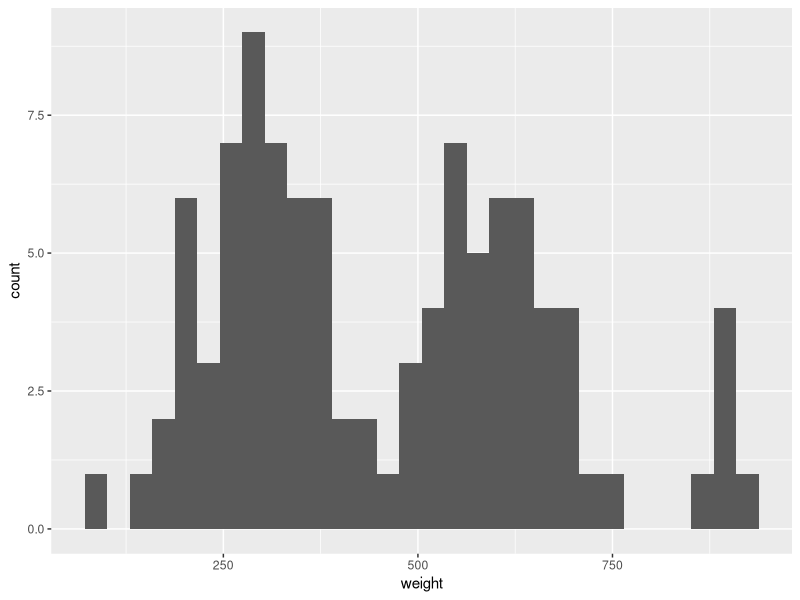
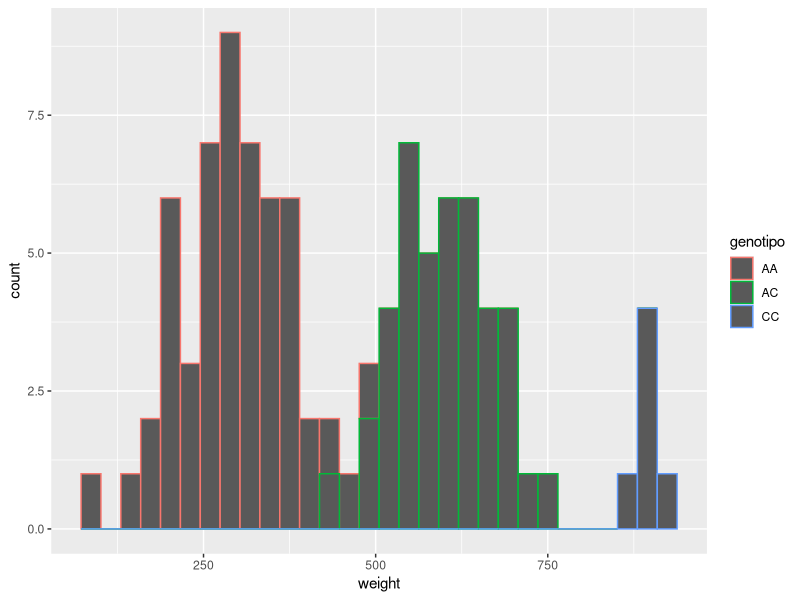
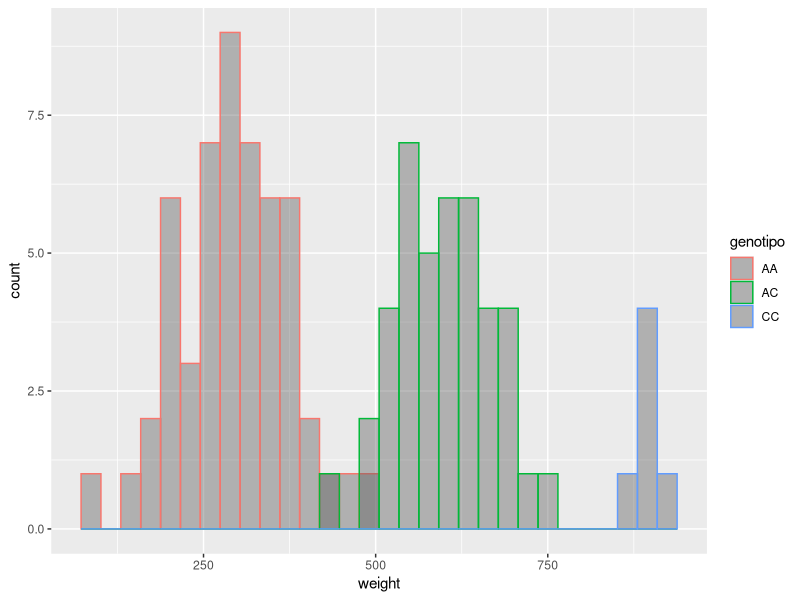
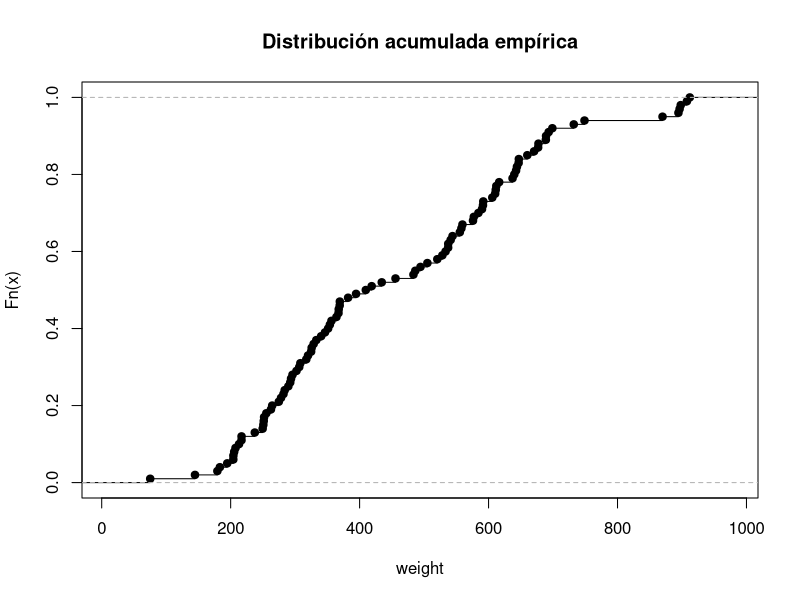
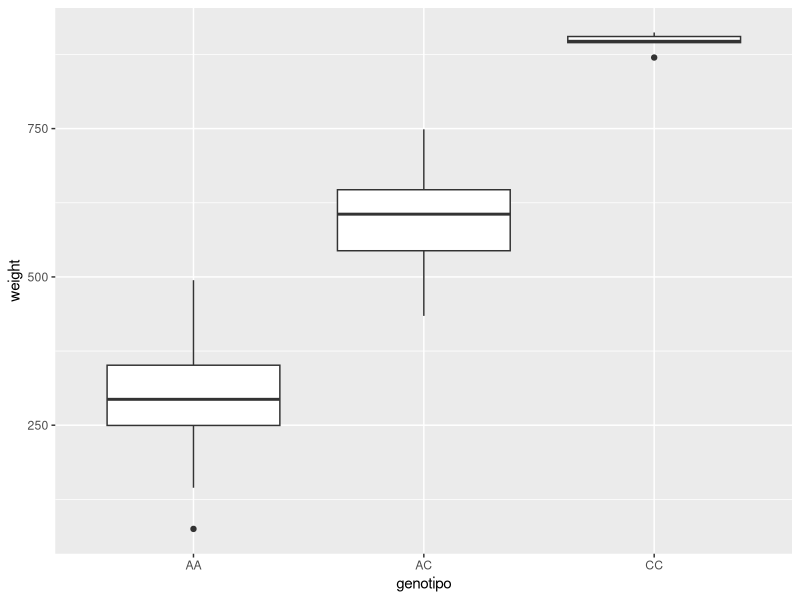
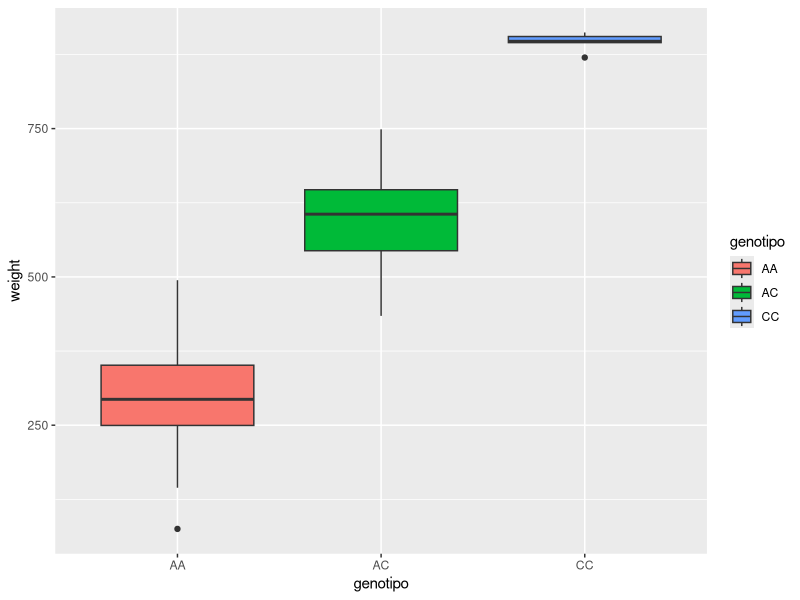
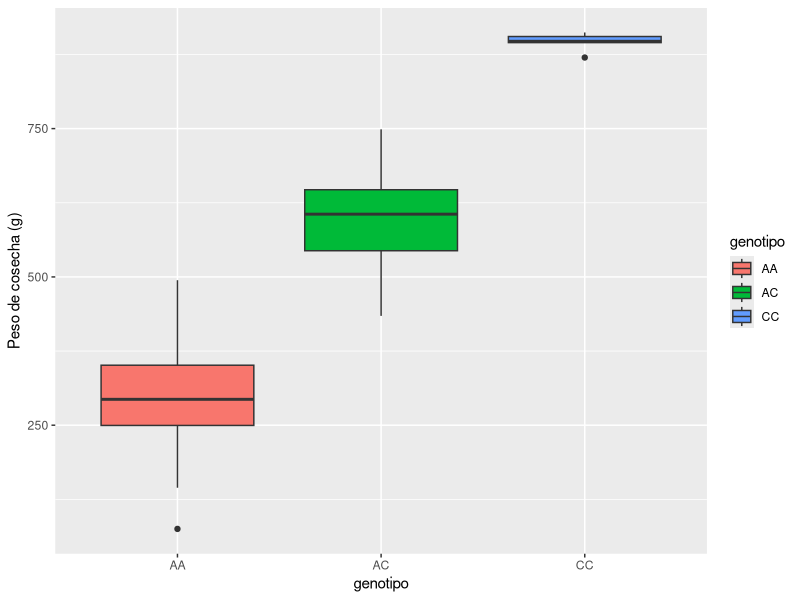
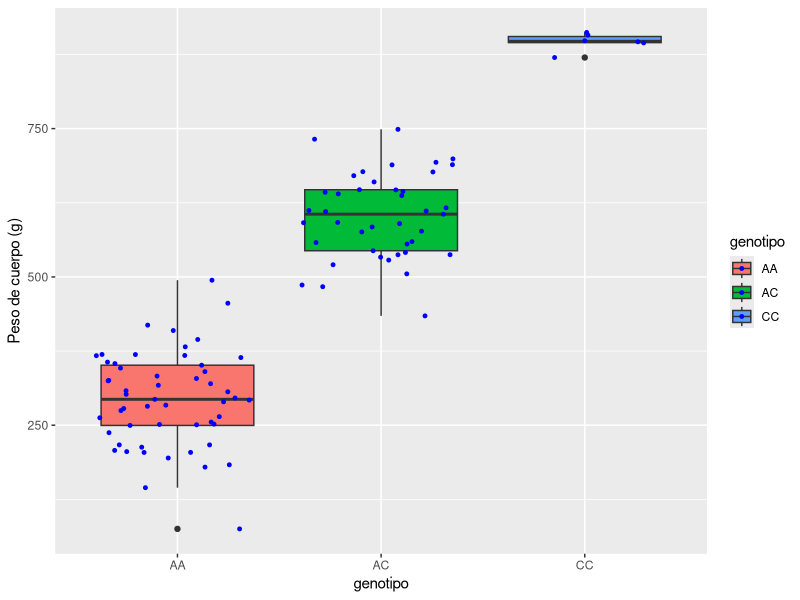

R code for these plots, in order:
## ---- chunk 1
knitr::opts_chunk$set(echo = TRUE)

# Librería stats está instalada por defecto en la base de R
library(stats)

# Librería graphics está instalada por defecto en la base de R
library(graphics)

# Librería para importar datos
library(readxl)

# Librería psych para analisis de datos de matrices 
library(psych)

# Librería para gráficas avanzadas
library(ggplot2)



## ---- chunk 2
datos <- read_excel("robalo.xlsx")
summary(datos)
str(datos)
## ---- chunk 3
datos$id<- as.factor(datos$id)
datos$genotipo<- as.factor(datos$genotipo)
summary(datos)
table(datos$genotipo)
# Ejecute como prueba pero no incluya en el reporte esta función table(datos$weight) 
## ---- chunk 4
ggplot(datos, aes(x = weight)) +
  geom_histogram()
## ---- chunk 5
ggplot(datos, aes(x = weight)) +
  geom_histogram(aes(color = genotipo))
## ---- chunk 6
ggplot(datos, aes(x = weight)) +
  geom_histogram(aes(color = genotipo), 
  position = "identity", bins = 30, alpha = 0.4)
## ---- chunk 7
# Distribución acumulada empírica.
plot(ecdf(datos$weight), main="Distribución acumulada empírica", xlab="weight")
## ---- chunk 8
ggplot(datos, aes(x=genotipo, y=weight,)) +
    geom_boxplot()
## ---- chunk 9
ggplot(datos, aes(x=genotipo, y=weight, fill=genotipo)) +
    geom_boxplot()
## ---- chunk 10
ggplot(datos, aes(x=genotipo, y=weight, fill=genotipo)) +
    geom_boxplot()+
  labs(y="Peso de cosecha (g)")
## ---- chunk 11
ggplot(datos, aes(x=genotipo, y=weight, fill=genotipo)) +
    geom_boxplot()+
  labs(y="Peso de cuerpo (g)")+
geom_jitter(color="blue", size=1, alpha=2)
## ---- chunk 12
dietas <- read_excel("dietas.xlsx")
dietas$id<- as.factor(dietas$id)
dietas$feed<- as.factor(dietas$feed)
dietas$sex<- as.factor(dietas$sex)
summary(dietas)
table(dietas$feed, dietas$sex)
# Ejecute como prueba pero no incluya en el reporte  table(dietas$feed, dietas$id) 
## ---- chunk 13
ggplot(dietas, aes(x=feed, y=weight, fill=sex)) +
    geom_boxplot()+
  labs(y="Peso de cosecha (g)")
## ---- chunk 14
interaction.plot(dietas$feed, dietas$sex, dietas$weight, fun = mean)
## ---- chunk 15
interaction.plot(dietas$feed, dietas$sex, dietas$weight, fun = mean, xlab = "", ylab = "Peso promedio (g)", col=1:2, trace.label="Sexo", pch = c(15, 16), type = "b")

## ---- chunk 16
plot.design(dietas$weight~ dietas$sex * dietas$feed, xlab = "Factores", ylab="Weight", col="blue")

## ---- chunk 17
gonada <- read_excel("gonada.xlsx")
summary(gonada)
## ---- chunk 18
# Gráfica de correlación de variables continuas
pairs.panels(gonada[,], method = "pearson", hist.col = "red",  density = TRUE, font=2)
## ---- chunk 19
# Gráfica de correlación de variables continuas
pairs.panels(gonada[,2:3], method = "pearson", hist.col = "red",  density = TRUE, font=2)
